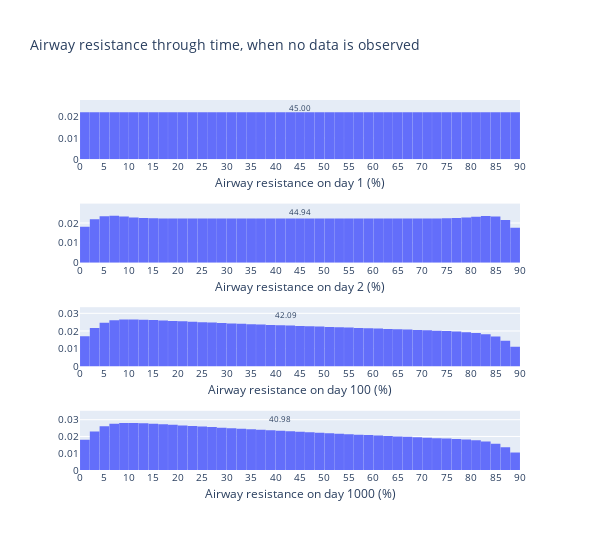

Write notebook code for a chart like this one.
### Code cell
# Compare first, mid and last day ARs
fig = make_subplots(rows=4, cols=1, vertical_spacing=0.12)

ih.plot_histogram(fig, AR, AR_given_M_and_D[0], AR.a, AR.b, 1, 1, name="First day", colour="#636EFA")
fig.update_xaxes(title_text="Airway resistance on day 1 (%)", row=1, col=1)
day=2
ih.plot_histogram(fig, AR, AR_given_M_and_D[day-1], AR.a, AR.b, 2, 1, name="Mid day", colour="#636EFA")
fig.update_xaxes(title_text=f"Airway resistance on day {day} (%)", row=2, col=1)
day=100
ih.plot_histogram(fig, AR, AR_given_M_and_D[day-1], AR.a, AR.b, 3, 1, name="Last day", colour="#636EFA")
fig.update_xaxes(title_text=f"Airway resistance on day {day} (%)", row=3, col=1)
day=1000
ih.plot_histogram(fig, AR, AR_given_M_and_D[day-1], AR.a, AR.b, 4, 1, name="Last day", colour="#636EFA")
fig.update_xaxes(title_text=f"Airway resistance on day {day} (%)", row=4, col=1)

fig.update_layout(
    font=dict(size=10),
    height=550,
    width=600,
    bargap=0.01,
    title="Airway resistance through time, when no data is observed",
    showlegend=False,
)
fig.update_xaxes(title_standoff=6)
fig.show()

### Figure 1 — Plotly figure (JSON) as saved in the notebook; plotly's stock layout.template omitted (floating-point values rounded to 4 significant figures)
{"data": [{"histfunc": "sum", "marker": {"color": "#636EFA"}, "name": "First day", "type": "histogram", "x": [0, 2, 4, 6, 8, 10, 12, 14, 16, 18, 20, 22, 24, 26, 28, 30, 32, 34, 36, 38, 40, 42, 44, 46, 48, 50, 52, 54, 56, 58, 60, 62, 64, 66, 68, 70, 72, 74, 76, 78, 80, 82, 84, 86, 88], "xaxis": "x", "xbins": {"end": 90, "size": 2, "start": 0}, "y": [0.02222, 0.02222, 0.02222, 0.02222, 0.02222, 0.02222, 0.02222, 0.02222, 0.02222, 0.02222, 0.02222, 0.02222, 0.02222, 0.02222, 0.02222, 0.02222, 0.02222, 0.02222, 0.02222, 0.02222, 0.02222, 0.02222, 0.02222, 0.02222, 0.02222, 0.02222, 0.02222, 0.02222, 0.02222, 0.02222, 0.02222, 0.02222, 0.02222, 0.02222, 0.02222, 0.02222, 0.02222, 0.02222, 0.02222, 0.02222, 0.02222, 0.02222, 0.02222, 0.02222, 0.02222], "yaxis": "y"}, {"histfunc": "sum", "marker": {"color": "#636EFA"}, "name": "Mid day", "type": "histogram", "x": [0, 2, 4, 6, 8, 10, 12, 14, 16, 18, 20, 22, 24, 26, 28, 30, 32, 34, 36, 38, 40, 42, 44, 46, 48, 50, 52, 54, 56, 58, 60, 62, 64, 66, 68, 70, 72, 74, 76, 78, 80, 82, 84, 86, 88], "xaxis": "x2", "xbins": {"end": 90, "size": 2, "start": 0}, "y": [0.01819, 0.02189, 0.02345, 0.02364, 0.02326, 0.02284, 0.02257, 0.02242, 0.02233, 0.02228, 0.02226, 0.02224, 0.02223, 0.02222, 0.02222, 0.02222, 0.02222, 0.02222, 0.02222, 0.02222, 0.02222, 0.02222, 0.02222, 0.02222, 0.02222, 0.02222, 0.02222, 0.02222, 0.02222, 0.02222, 0.02222, 0.02222, 0.02223, 0.02224, 0.02226, 0.02228, 0.02233, 0.0224, 0.02253, 0.0228, 0.02318, 0.02348, 0.02329, 0.02157, 0.0176], "yaxis": "y2"}, {"histfunc": "sum", "marker": {"color": "#636EFA"}, "name": "Last day", "type": "histogram", "x": [0, 2, 4, 6, 8, 10, 12, 14, 16, 18, 20, 22, 24, 26, 28, 30, 32, 34, 36, 38, 40, 42, 44, 46, 48, 50, 52, 54, 56, 58, 60, 62, 64, 66, 68, 70, 72, 74, 76, 78, 80, 82, 84, 86, 88], "xaxis": "x3", "xbins": {"end": 90, "size": 2, "start": 0}, "y": [0.01709, 0.02171, 0.02461, 0.02605, 0.02654, 0.02657, 0.02643, 0.02623, 0.02599, 0.02574, 0.02549, 0.02523, 0.02499, 0.02475, 0.02453, 0.0243, 0.02409, 0.02388, 0.02367, 0.02347, 0.02328, 0.02309, 0.02289, 0.02271, 0.02252, 0.02233, 0.02215, 0.02196, 0.02178, 0.02159, 0.0214, 0.02121, 0.02101, 0.02082, 0.02062, 0.02041, 0.02019, 0.01995, 0.01968, 0.01937, 0.01893, 0.01818, 0.01686, 0.01455, 0.01116], "yaxis": "y3"}, {"histfunc": "sum", "marker": {"color": "#636EFA"}, "name": "Last day", "type": "histogram", "x": [0, 2, 4, 6, 8, 10, 12, 14, 16, 18, 20, 22, 24, 26, 28, 30, 32, 34, 36, 38, 40, 42, 44, 46, 48, 50, 52, 54, 56, 58, 60, 62, 64, 66, 68, 70, 72, 74, 76, 78, 80, 82, 84, 86, 88], "xaxis": "x4", "xbins": {"end": 90, "size": 2, "start": 0}, "y": [0.01809, 0.02297, 0.02603, 0.02753, 0.02803, 0.02802, 0.02783, 0.02757, 0.02725, 0.02692, 0.02659, 0.02625, 0.02591, 0.02558, 0.02525, 0.02493, 0.02461, 0.0243, 0.02398, 0.02368, 0.02337, 0.02307, 0.02278, 0.02249, 0.0222, 0.02192, 0.02163, 0.02136, 0.02108, 0.02081, 0.02055, 0.02028, 0.02003, 0.01977, 0.01952, 0.01926, 0.019, 0.01873, 0.01844, 0.01811, 0.01768, 0.01695, 0.01571, 0.01354, 0.01038], "yaxis": "y4"}], "layout": {"annotations": [{"font": {"size": 8}, "showarrow": false, "text": "45.00", "x": 45.0, "xref": "x", "y": 0.02444, "yref": "y"}, {"font": {"size": 8}, "showarrow": false, "text": "44.94", "x": 44.94, "xref": "x2", "y": 0.026, "yref": "y2"}, {"font": {"size": 8}, "showarrow": false, "text": "42.09", "x": 42.09, "xref": "x3", "y": 0.02923, "yref": "y3"}, {"font": {"size": 8}, "showarrow": false, "text": "40.98", "x": 40.98, "xref": "x4", "y": 0.03083, "yref": "y4"}], "bargap": 0.01, "font": {"size": 10}, "height": 550, "showlegend": false, "title": {"text": "Airway resistance through time, when no data is observed"}, "width": 600, "xaxis": {"anchor": "y", "domain": [0, 1], "nticks": 20, "range": [0, 90], "title": {"standoff": 6, "text": "Airway resistance on day 1 (%)"}}, "xaxis2": {"anchor": "y2", "domain": [0, 1], "nticks": 20, "range": [0, 90], "title": {"standoff": 6, "text": "Airway resistance on day 2 (%)"}}, "xaxis3": {"anchor": "y3", "domain": [0, 1], "nticks": 20, "range": [0, 90], "title": {"standoff": 6, "text": "Airway resistance on day 100 (%)"}}, "xaxis4": {"anchor": "y4", "domain": [0, 1], "nticks": 20, "range": [0, 90], "title": {"standoff": 6, "text": "Airway resistance on day 1000 (%)"}}, "yaxis": {"anchor": "x", "domain": [0.84, 1]}, "yaxis2": {"anchor": "x2", "domain": [0.56, 0.72]}, "yaxis3": {"anchor": "x3", "domain": [0.28, 0.44]}, "yaxis4": {"anchor": "x4", "domain": [0, 0.16]}}}
